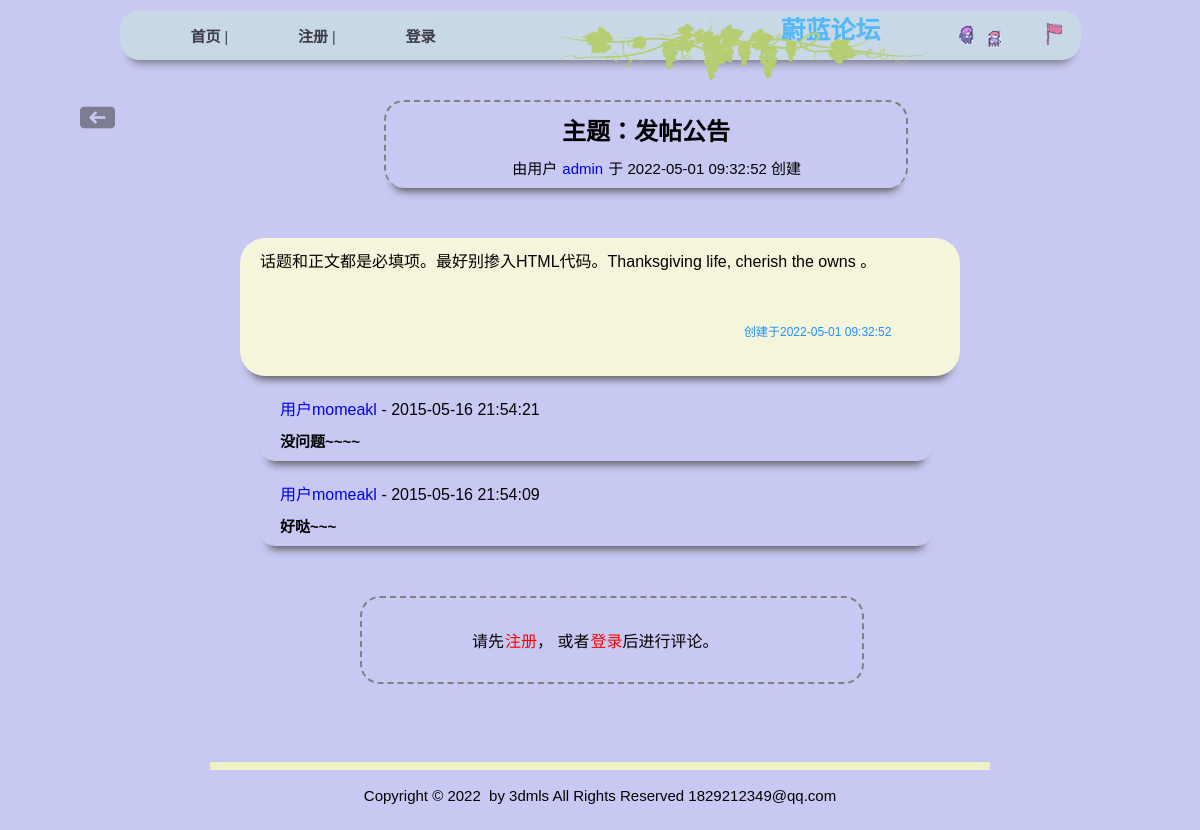
The app's page /topic?id=19 with its own data.
### tables this page shows
CREATE TABLE `forum_topic` (
  `id` int NOT NULL,
  `topic` varchar(255) NOT NULL,
  `detail` text NOT NULL,
  `name` varchar(32) NOT NULL,
  `email` varchar(100) NOT NULL,
  `datetime` datetime NOT NULL DEFAULT '0000-00-00 00:00:00',
  `view` int NOT NULL DEFAULT '0',
  `reply` int NOT NULL DEFAULT '0',
  `sticky` tinyint(1) NOT NULL DEFAULT '0'
);

CREATE TABLE `forum_reply` (
  `id` int NOT NULL,
  `topic_id` int NOT NULL DEFAULT '0',
  `reply_id` int NOT NULL DEFAULT '0',
  `reply_name` varchar(32) NOT NULL,
  `reply_email` varchar(100) NOT NULL,
  `reply_detail` text NOT NULL,
  `reply_datetime` datetime NOT NULL DEFAULT '0000-00-00 00:00:00'
);

### blade/view_topic.php (the view, shortened to what this page needs)
<?php
  require('admin/conn.php');
  $sql="SELECT * FROM forum_topic WHERE id='$id'";
  $result=mysqli_query($db,$sql);
  $rows=mysqli_fetch_array($result);
?>
<?php include('admin/header.inc.php'); ?>
<img id="x" src="public/images/backspace.png" alt="backspace">
<div class="setTopic">
<h2 style="text-align:center;"><?php echo '主题：'.$rows['topic']; ?></h2>
<p class="info">
	由用户<a href="view_profile.php?id=<?php echo $rows['name']; ?>">
	<?php echo $rows['name']; ?></a> 于 <?php echo $rows['datetime']; ?>
	创建
</p>
</div>
<div class="detial">
<p class="article">
<?php
	echo nl2br(htmlspecialchars($rows['detail']));
?>
</p>
<div class="user">
    <p>创建于<?php echo $rows['datetime']; ?></p>
</div>
</div>
<dl>
<div class=result><p><?php
  $sql	="SELECT * FROM forum_reply WHERE topic_id='$id'";
  $result	= mysqli_query($db,$sql);
  $num_rows = mysqli_num_rows($result);
  if ($num_rows)
  {
	while($rows=mysqli_fetch_array($result))
	{
?>
<section class="reply">
 <dt>
    <a href="/user?id=<?php echo $rows['reply_name']; ?>">
    	<?php echo '用户'.$rows['reply_name']; ?>
    </a>
     - <?php echo $rows['reply_datetime']; ?>
 </dt>
 <dd>
  <p><?php
    	echo nl2br(htmlspecialchars($rows['reply_detail']));
     ?></p>
 </dd>
</section>
 <?php
	}
  }else{
	echo "暂无回复!";
  }
    ?></p></div>
</dl>
<div class="replyText"><?php
if (!$_SESSION['username'])
{
	echo '<p class="noregist">请先<a href="/reg">注册</a>，
		  或者<a href="/login">登录</a>后进行评论。</p>';
} ?></div>
<br>
<?php include('admin/footerBack.inc.php'); ?>

### public/css/bbs.css (style rules this page uses)
* { margin: 0; padding: 0; font-family: '幼圆',helvetcia,sans-serif; }
body { background-color:firebrick; }
a { margin-left: 20px; text-decoration: none; }
p.info { text-align: right; margin-right: 20px; font-size: 15px; }
p.info a { margin-left: 1px; margin-right: 1px; }
div.setTopic { margin-top: 40px; margin-left: 32%; padding: 10px; border: 2px dashed gray; border-bottom: 0; box-shadow: 0 12px 8px -9px #555; border-radius: 20px; width: 500px; }
div.setTopic p { margin-top: 10px; margin-right: 19%; }
div.detial { width: 60%; height: 16%; background-color: beige; margin: 50px auto; border-radius: 25px; box-shadow: 0 12px 8px -9px #555; position: relative; padding-top: 10px; }
div.detial p.article { margin-left: 20px; }
div.detial div.user { margin-left: 70%; margin-top: 7%; }
div.detial div.user p { font-size: 12px; color: dodgerblue; }
div.result { margin-left: 20%; margin-top: -30px; margin-bottom: 50px; }
div.result p { font-weight: 650; }
div.result section { width: 70%; margin-left: 20px; border-radius: 15px; box-shadow: 0 12px 8px -9px #555; margin-top: 20px; }
div.result section p { font-size: 15px; padding:10px 50px 10px 20px; }
div.replyText p.noregist { width: 30%; margin-left: 30%; margin-bottom: 50px; border: 2px dashed gray; border-radius: 20px; padding: 30px 30px 30px 110px;; }
div.replyText p.noregist a { margin-left: 1px; color: red; }
img#x { max-height: 35px; float: left; margin-left: 80px; cursor: pointer; opacity: 0.5; }

### records on screen
forum_topic: topic "发帖公告", name "admin", datetime "2022-05-01 09:32:52", detail "话题和正文都是必填项。最好别掺入HTML代码。Thanksgiving life, cherish the owns 。"
forum_reply: reply_name "momeakl", reply_datetime "2015-05-16 21:54:21", reply_detail "没问题~~~~"
forum_reply: reply_name "momeakl", reply_datetime "2015-05-16 21:54:09", reply_detail "好哒~~~"
